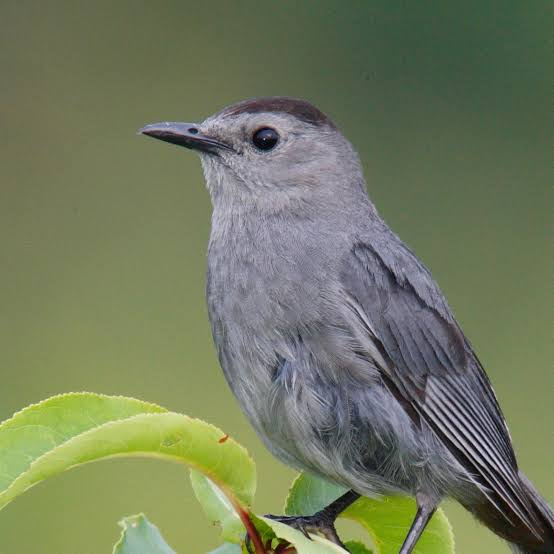
#> input picture 5 - Image Processing in OpenCV/bird.jpg, 554 x 554 px
$ python 'episode 3.py'
#> lines starting #> are read from the running program, lines starting #| are printed output that depends on the picture
import cv2
import numpy as np

img = cv2.imread('bird.jpg')
#> img is the input picture: shape (554, 554, 3); mean B, G, R 94.2, 122.6, 114.4

# Scaling
res = cv2.resize(img, None, fx=.5, fy=.5, interpolation=cv2.INTER_CUBIC)

# Translation
rows, cols, size = res.shape
#> rows = 277; cols = 277; size = 3
M = np.float32([[1, 0, 25], [0, 1, 12.5]])
dst = cv2.warpAffine(img, M, (cols, rows))
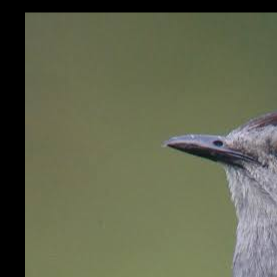
#> dst: shape (277, 277, 3); mean B, G, R 78.9, 101.8, 98.2

# Rotation
rows, cols, _ = dst.shape
M = cv2.getRotationMatrix2D((cols / 2, rows / 2), 90, 1)
rt = cv2.warpAffine(img, M, (cols, rows))
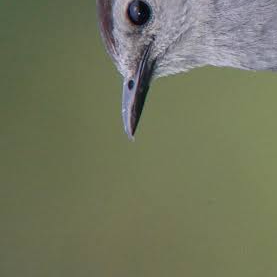
#> rt: shape (277, 277, 3); mean B, G, R 93.7, 117.8, 113.8

cv2.imshow('img', rt)
cv2.waitKey(0)
cv2.destroyAllWindows()

$ run again, with 5 - Image Processing in OpenCV/gradient.jpg copied over 5 - Image Processing in OpenCV/bird.jpg
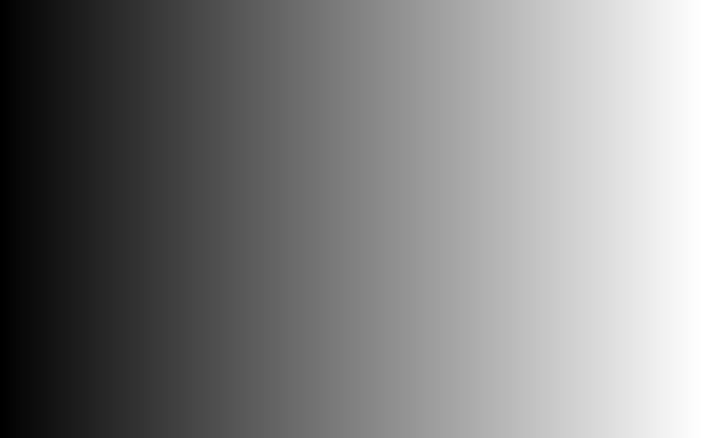
#> input picture 5 - Image Processing in OpenCV/gradient.jpg, 701 x 438 px
#> img is the input picture: shape (438, 701, 3); min 0, max 254, mean 127.4
#> `dst = cv2.warpAffine(img, M, (cols, rows))`:
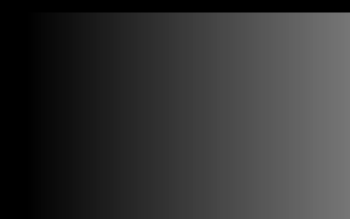
#> dst: shape (219, 350, 3); min 0, max 118, mean 51.7
#> `rt = cv2.warpAffine(img, M, (cols, rows))`:
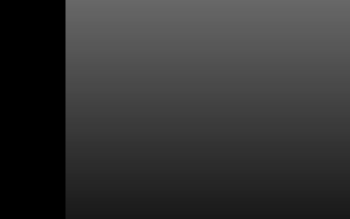
#> rt: shape (219, 350, 3); min 0, max 104, mean 52.2
